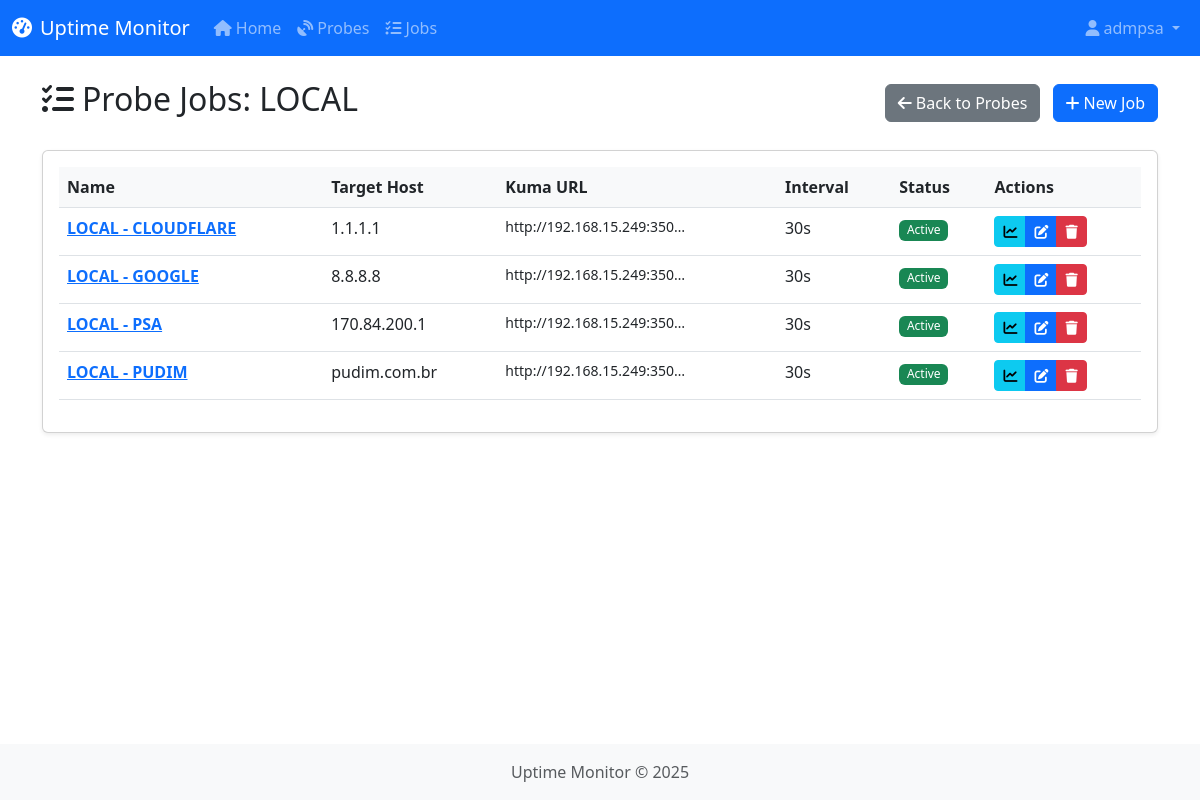
Screenshot of /probes/1/jobs (signed in) with the database file from the repository.
### models.py (models this page shows, shortened)
class User(db.Model, UserMixin):
    __tablename__ = 'users'
    id = db.Column(db.Integer, primary_key=True)
    username = db.Column(db.String(64), unique=True, nullable=False)
    email = db.Column(db.String(120), unique=True, nullable=False)
    password_hash = db.Column(db.String(128), nullable=False)
    is_admin = db.Column(db.Boolean, default=False)
    created_at = db.Column(db.DateTime, default=datetime.utcnow)

class Probe(db.Model):
    __tablename__ = 'probes'
    id = db.Column(db.Integer, primary_key=True)
    name = db.Column(db.String(64), nullable=False, unique=True)
    description = db.Column(db.Text)
    api_key = db.Column(db.String(64), unique=True, nullable=False)
    is_active = db.Column(db.Boolean, default=True)
    last_connected = db.Column(db.DateTime, nullable=True)
    last_seen = db.Column(db.DateTime, nullable=True)
    created_at = db.Column(db.DateTime, default=datetime.utcnow)
    updated_at = db.Column(db.DateTime, default=datetime.utcnow, onupdate=datetime.utcnow)
    jobs = db.relationship('Job', backref='probe', lazy='dynamic')

class Job(db.Model):
    __tablename__ = 'jobs'
    id = db.Column(db.Integer, primary_key=True)
    name = db.Column(db.String(100), nullable=False)
    description = db.Column(db.Text, nullable=True)
    job_type = db.Column(db.String(20), default='ping', nullable=False)  # Set as 'ping'
    target_host = db.Column(db.String(256), nullable=False)  # Host for ping
    kuma_url = db.Column(db.String(256), nullable=False)  # URL of Uptime Kuma to send results
    interval_seconds = db.Column(db.Integer, default=300, nullable=False)
    timeout_seconds = db.Column(db.Integer, default=10, nullable=False)
    retries = db.Column(db.Integer, default=3, nullable=False)
    is_active = db.Column(db.Boolean, default=True, nullable=False)
    created_at = db.Column(db.DateTime, default=datetime.utcnow)
    updated_at = db.Column(db.DateTime, default=datetime.utcnow, onupdate=datetime.utcnow)
    probe_id = db.Column(db.Integer, db.ForeignKey('probes.id'), nullable=False)
    results = db.relationship('JobResult', backref='job', lazy='dynamic', cascade='all, delete-orphan')

### routes/probes.py (the view)
@probes_blueprint.route('/<int:probe_id>/jobs')
@login_required
def probe_jobs(probe_id):
    probe = Probe.query.get_or_404(probe_id)
    return render_template('probes/jobs.html', probe=probe, title=f'Jobs for Probe {probe.name}')

### templates/probes/jobs.html (shortened to what this page needs)
{% extends "base.html" %}
{% block content %}
<div class="d-flex justify-content-between align-items-center mb-4">
    <h2><i class="fas fa-tasks me-2"></i>Probe Jobs: {{ probe.name }}</h2>
    <div>
        <a href="{{ url_for('probes.list_probes') }}" class="btn btn-secondary me-2">
            <i class="fas fa-arrow-left me-1"></i>Back to Probes
        </a>
        <a href="{{ url_for('jobs.create_job') }}" class="btn btn-primary">
            <i class="fas fa-plus me-1"></i>New Job
        </a>
    </div>
</div>
<div class="card shadow-sm">
    <div class="card-body">
        <div class="table-responsive">
            <table class="table table-hover">
                <thead>
                    <tr>
                        <th>Name</th>
                        <th>Target Host</th>
                        <th>Kuma URL</th>
                        <th>Interval</th>
                        <th>Status</th>
                        <th>Actions</th>
                    </tr>
                </thead>
                <tbody>
                    {% if probe.jobs.all() %}
                        {% for job in probe.jobs %}
                            <tr>
                                <td>
                                    <a href="{{ url_for('jobs.view_results', job_id=job.id) }}">
                                        <strong>{{ job.name }}</strong>
                                    </a>
                                </td>
                                <td>{{ job.target_host }}</td>
                                <td>
                                    <small class="text-truncate d-inline-block" style="max-width: 180px;" title="{{ job.kuma_url }}">
                                        {{ job.kuma_url }}
                                    </small>
                                </td>
                                <td>{{ job.interval_seconds }}s</td>
                                <td>
                                    {% if job.is_active %}
                                        <span class="badge bg-success">Active</span>
                                    {% else %}
                                        <span class="badge bg-danger">Inactive</span>
                                    {% endif %}
                                </td>
                                <td>
                                    <div class="btn-group">
                                        <a href="{{ url_for('jobs.view_results', job_id=job.id) }}" class="btn btn-sm btn-info" title="View results">
                                            <i class="fas fa-chart-line"></i>
                                        </a>
                                        <a href="{{ url_for('jobs.edit_job', job_id=job.id) }}" class="btn btn-sm btn-primary" title="Edit">
                                            <i class="fas fa-edit"></i>
                                        </a>
                                        <button type="button" class="btn btn-sm btn-danger" data-bs-toggle="modal" data-bs-target="#deleteModal{{ job.id }}" title="Delete">
                                            <i class="fas fa-trash"></i>
                                        </button>
                                    </div>
                                </td>
                            </tr>
                        {% endfor %}
                    {% else %}
                        <tr>
                            <td colspan="6" class="text-center">No jobs configured for this probe</td>
                        </tr>
                    {% endif %}
                </tbody>
            </table>
        </div>
    </div>
</div>
{% endblock %}

### templates/base.html (shortened to what this page needs)
<!DOCTYPE html>
<html lang="en">
<head>
    <link href="https://cdn.jsdelivr.net/npm/bootstrap@5.3.0-alpha1/dist/css/bootstrap.min.css" rel="stylesheet">
    <link rel="stylesheet" href="https://cdnjs.cloudflare.com/ajax/libs/font-awesome/6.1.1/css/all.min.css">
    <link rel="stylesheet" href="{{ url_for('static', filename='css/style.css') }}">
</head>
<body>
    {% if current_user.is_authenticated %}
    <nav class="navbar navbar-expand-lg navbar-dark bg-primary">
        <div class="container-fluid">
            <a class="navbar-brand" href="{{ url_for('main.index') }}">
                <i class="fas fa-tachometer-alt me-2"></i>Uptime Monitor
            </a>
            <div class="collapse navbar-collapse" id="navbarNav">
                <ul class="navbar-nav">
                    <li class="nav-item">
                        <a class="nav-link" href="{{ url_for('main.index') }}">
                            <i class="fas fa-home me-1"></i>Home
                        </a>
                    </li>
                    <li class="nav-item">
                        <a class="nav-link" href="{{ url_for('probes.list_probes') }}">
                            <i class="fas fa-satellite-dish me-1"></i>Probes
                        </a>
                    </li>
                    <li class="nav-item">
                        <a class="nav-link" href="{{ url_for('jobs.list_jobs') }}">
                            <i class="fas fa-tasks me-1"></i>Jobs
                        </a>
                    </li>
                </ul>
                <ul class="navbar-nav ms-auto">
                    <li class="nav-item dropdown">
                        <a class="nav-link dropdown-toggle" href="#" id="userDropdown" role="button" data-bs-toggle="dropdown">
                            <i class="fas fa-user me-1"></i>{{ current_user.username }}
                        </a>
                    </li>
                </ul>
            </div>
        </div>
    </nav>
    {% endif %}
    <div class="container mt-4">
        {% block content %}{% endblock %}
    </div>
    <footer class="footer mt-auto py-3 bg-light">
        <div class="container text-center">
            <span class="text-muted">Uptime Monitor &copy; 2025</span>
        </div>
    </footer>
</body>
</html>

### static/css/style.css (style rules this page uses)
html, body { height: 100%; }
body { display: flex; flex-direction: column; }
.container { flex: 1 0 auto; }
.footer { flex-shrink: 0; margin-top: 2rem; }
.card { transition: all 0.3s; }
.table th { background-color: #f8f9fa; }
.badge { font-weight: 500; padding: 0.35em 0.65em; }

### rows the page displays
User: username "admpsa"
Probe: name "LOCAL"
Job: name "LOCAL - CLOUDFLARE", target_host "1.1.1.1", kuma_url "http://192.168.15.249:350…", interval_seconds "30", is_active "Active"
Job: name "LOCAL - GOOGLE", target_host "8.8.8.8", kuma_url "http://192.168.15.249:350…", interval_seconds "30", is_active "Active"
Job: name "LOCAL - PSA", target_host "170.84.200.1", kuma_url "http://192.168.15.249:350…", interval_seconds "30", is_active "Active"
Job: name "LOCAL - PUDIM", target_host "pudim.com.br", kuma_url "http://192.168.15.249:350…", interval_seconds "30", is_active "Active"
